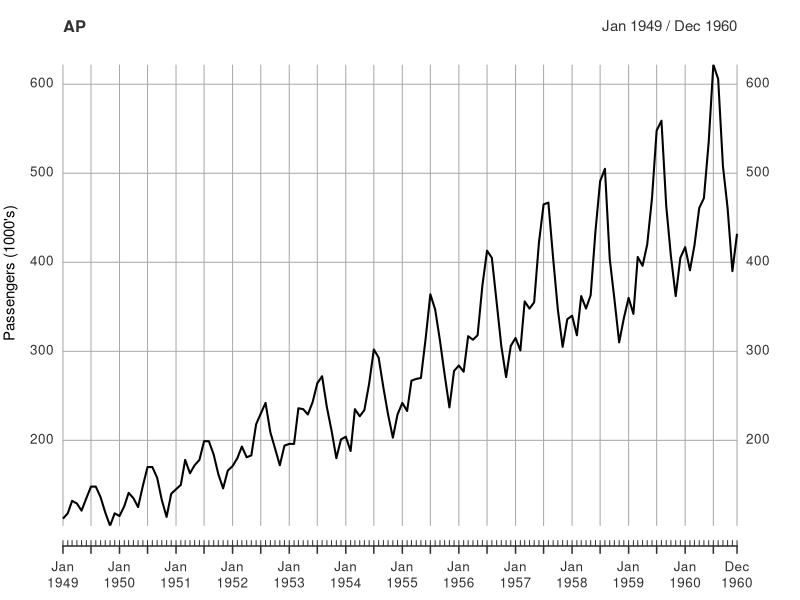
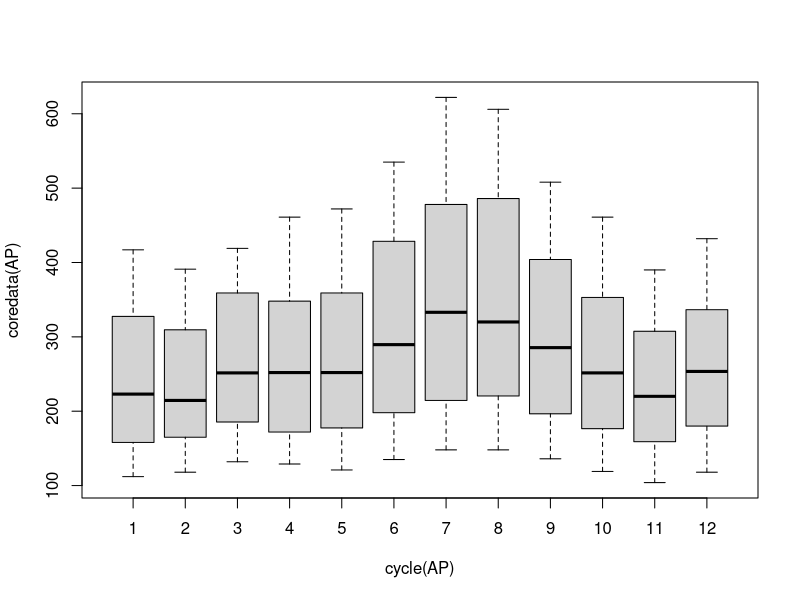
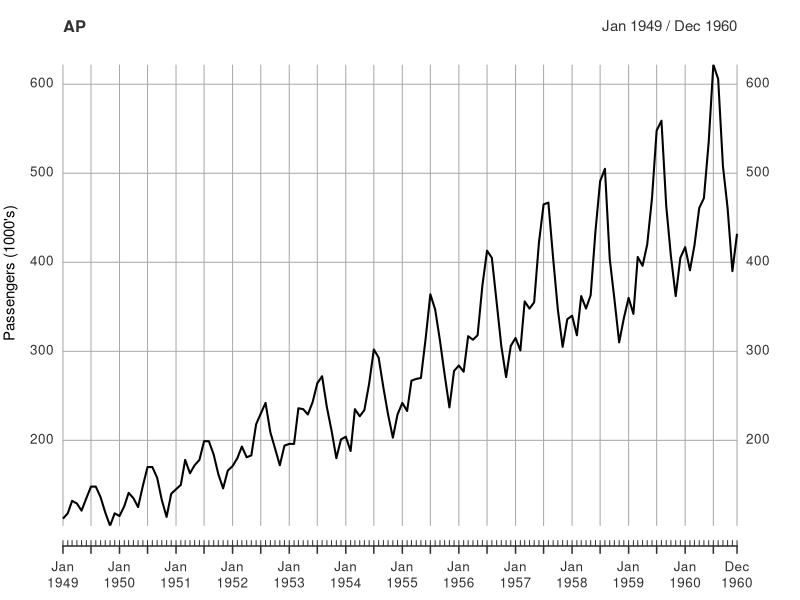
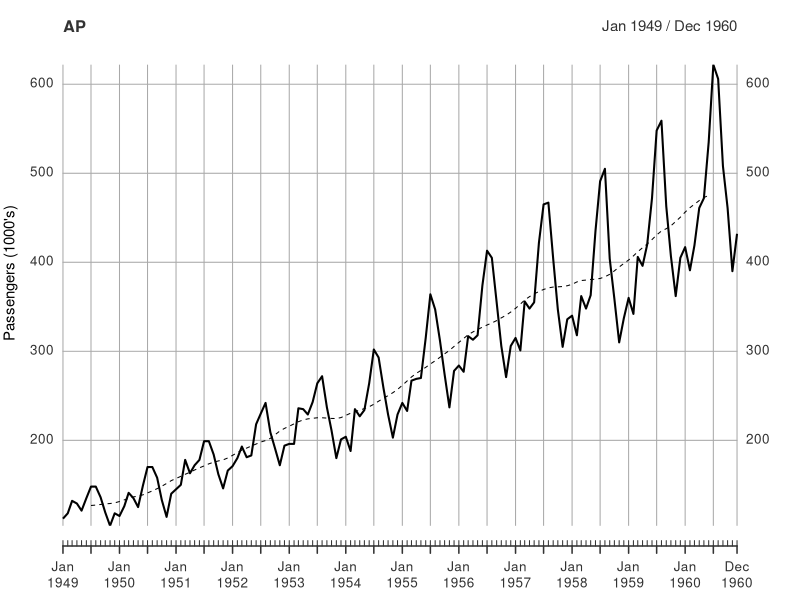
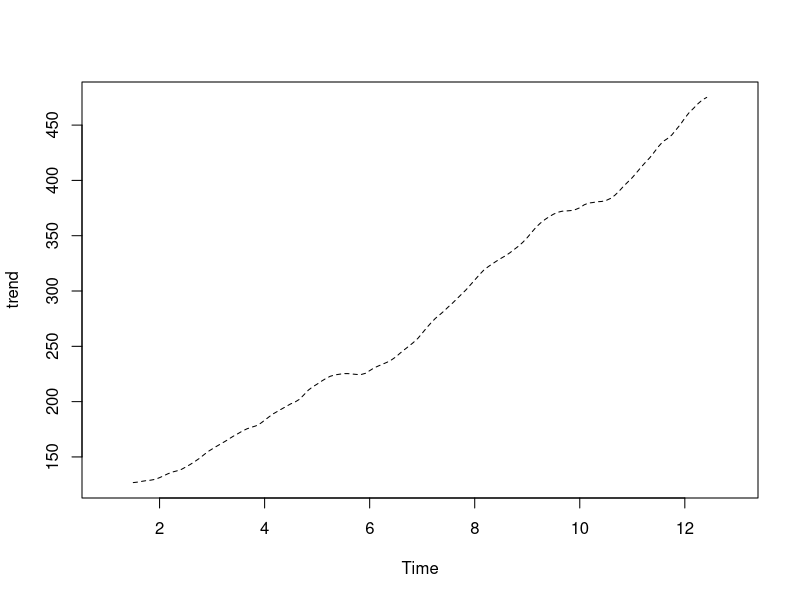
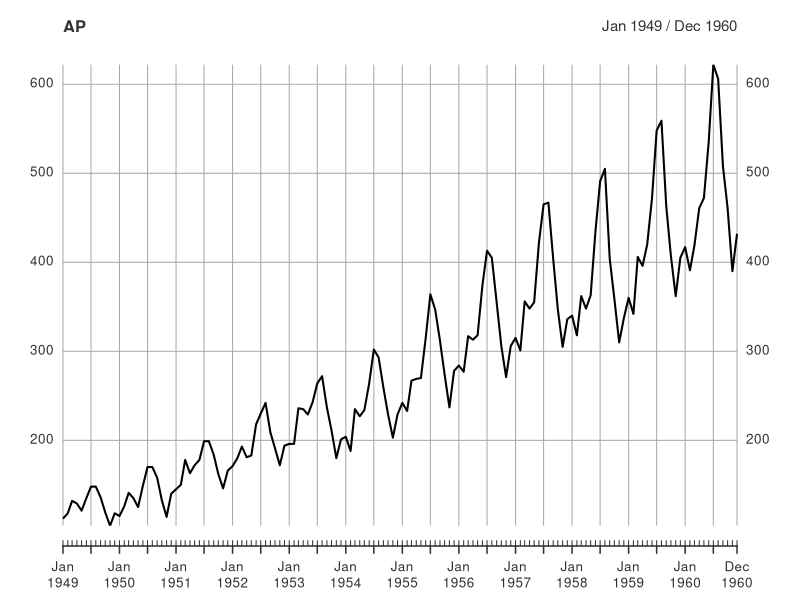
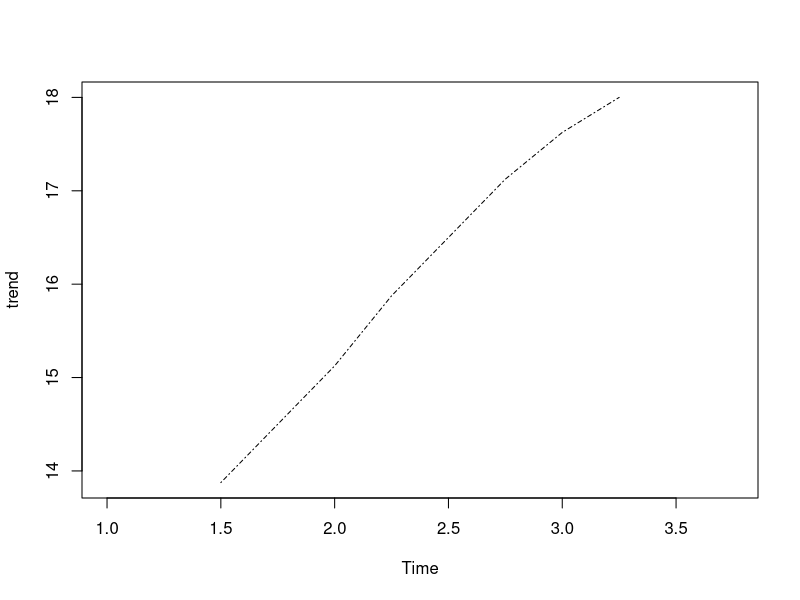

R code for these plots, in order:
library(xts)
library(lubridate)
?lubridate

start(AirPassengers)
end(AirPassengers)

dates <- seq.Date(as.Date('1949-01-01'), as.Date('1960-12-01'), by = 'month')
timeIndex <- as.yearmon(dates)

AP <- xts(coredata(AirPassengers), order.by = timeIndex)

summary(AP)

plot(AP, ylab = 'Passengers (1000\'s)')

boxplot(coredata(AP) ~ cycle(AP))
trend <- decompose(as.ts(AP))$trend
trendXts <- xts(trend, order.by = index(AP))
trend
plot(AP, ylab = 'Passengers (1000\'s)')
lines(trendXts, lty = 2)
plot(trend, lty = 2)



series <- c(10, 15, 17, 12, 13, 17, 20, 15, 15, 20, 21, 17)
timeIndexSeries <- seq.Date(as.Date('2018-01-01'), length.out = length(series), by = 'quarter')
timeIndexSeries
as.yearqtr(timeIndexSeries)
s <- xts(series, order.by = as.yearqtr(timeIndexSeries))
str(s)




trend <- decompose(as.ts(s))$trend
frequency(s)

(0.5 * 15 + 17 + 12 + 13 + 17 * 0.5) / 4
?xts

12 - 13.875

plot(AP)
plot(trend, lty = 4)

